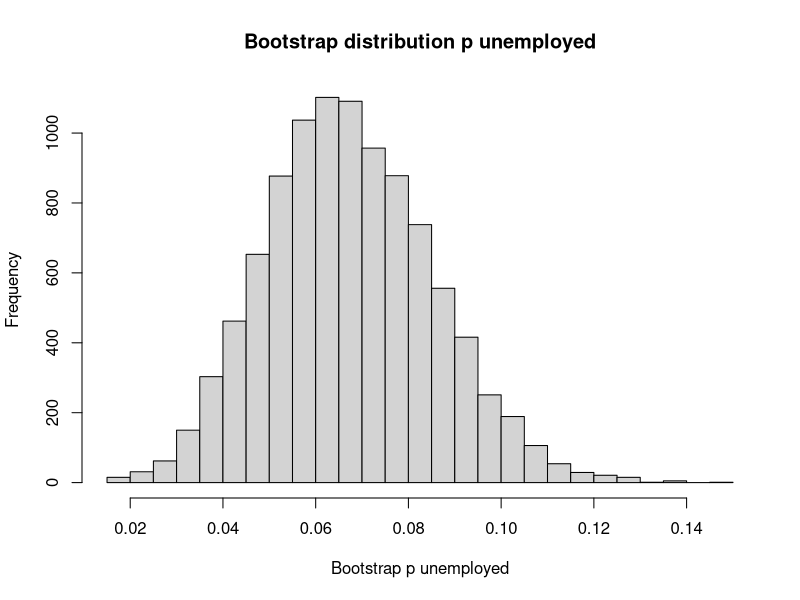

Recreate this plot in R.
## ---- chunk 1
n_trials <- 10000
results <- numeric(n_trials)

for (i in 1:n_trials) {
    fake_people <- sample(c('no job', 'job'),
                          size=200,
                          replace=TRUE,
                          prob=c(0.07, 0.93))
    p_unemployed <- sum(fake_people == 'no job') / 200
    results[i] <- p_unemployed
}

hist(results, breaks=25,
     main='Bootstrap distribution p unemployed',
     xlab='Bootstrap p unemployed')

p_limits <- quantile(results, c(0.025, 0.975))
rounded <- round(p_limits, 3)
message('95% percent limits for p differences: ', rounded[1], ' ', rounded[2])
